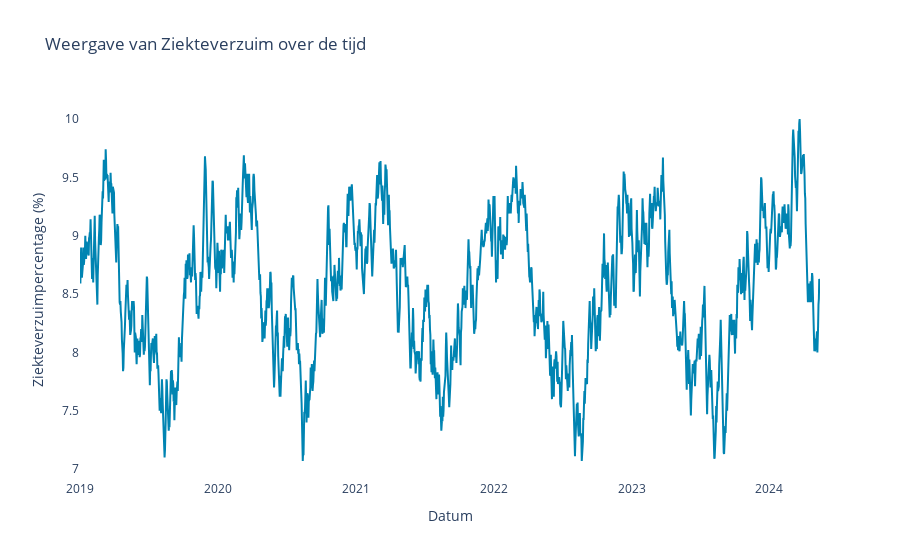

Write notebook code for a chart like this one.
### Markdown cell above
Nader te bepalen tekst bij clienten

### Code cell
bekijk_ziekteverzuim(data)

### Figure 1 — Plotly figure (JSON) as saved in the notebook; plotly's stock layout.template omitted (floating-point values rounded to 4 significant figures; data arrays with more than 128 entries replaced by an {"elided": "..."} marker saying what was removed)
{"data": [{"line": {"color": "#0084B2"}, "mode": "lines", "name": "Ziekteverzuim", "type": "scatter", "x": {"elided": "1961 str values"}, "y": {"elided": "1961 float values"}}], "layout": {"paper_bgcolor": "white", "plot_bgcolor": "white", "title": {"text": "Weergave van Ziekteverzuim over de tijd"}, "xaxis": {"title": {"text": "Datum"}}, "yaxis": {"title": {"text": "Ziekteverzuimpercentage (%)"}}}}
